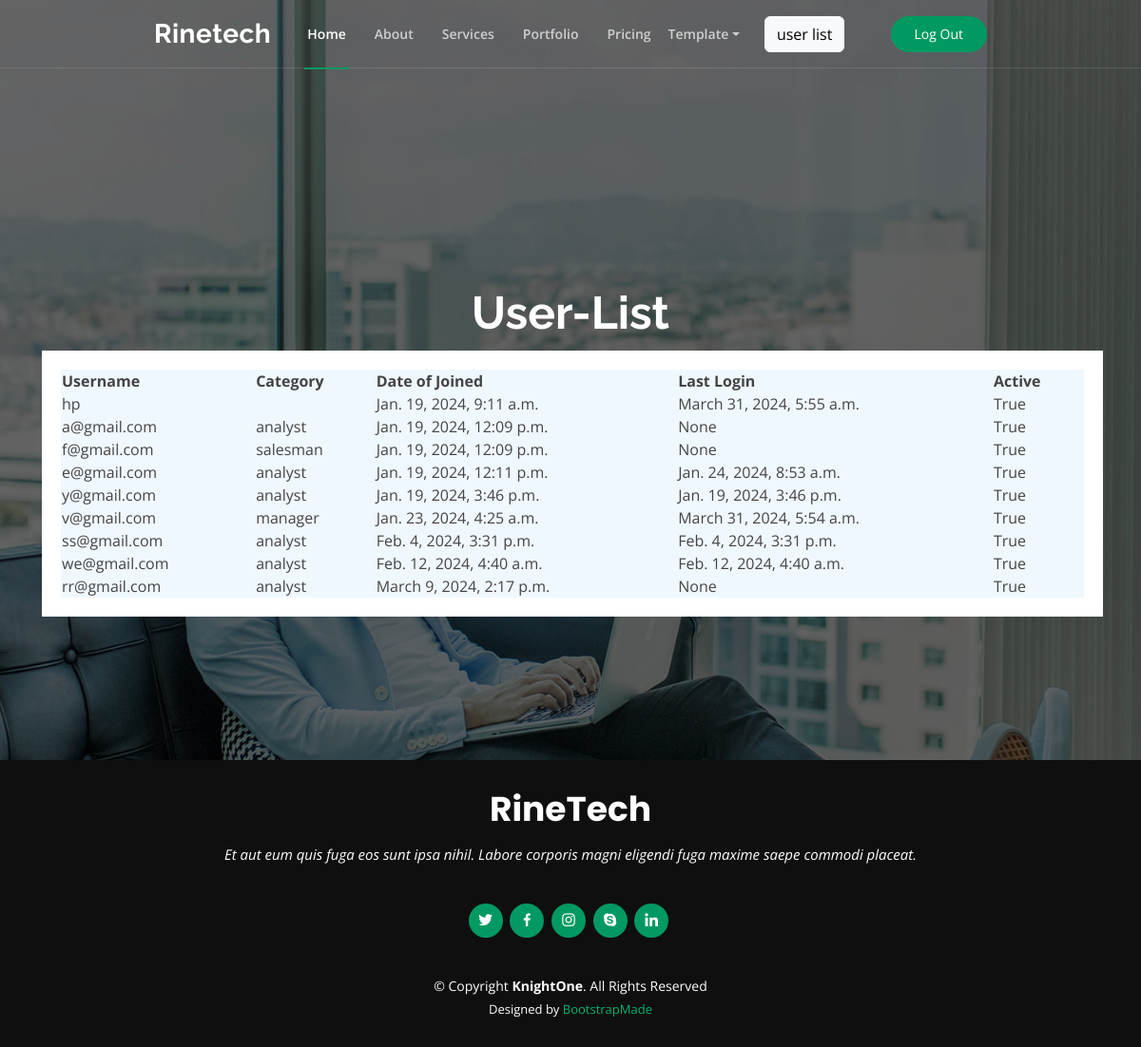
/auth/user-list/ (signed in), run on the app's committed database.
### authentication/models.py (models this page shows)
class CustomUser(AbstractUser):
    USER_CATEGORIES = (
        ('analyst', 'Analyst'),
        ('controller', 'Controller'),
        ('manager', 'Manager'),
    )
    user_category = models.CharField(max_length=20, choices=USER_CATEGORIES)

### authentication/views.py (the view)
# urls.py: path('user-list/', user_list, name='user_list'),
def user_list(request):
    users = CustomUser.objects.all()
    return render(request, 'user_list.html', {'users': users})

### templates/user_list.html (shortened to what this page needs)
{% extends "base.html" %} {% block body %}
<section id="hero" class="d-flex flex-column justify-content-center">
  <div class="container">
    <div class="container mt-2">
      <div class="row">
        <h1>User-List</h1>
          <table style="background-color: aliceblue; border:20px solid white; margin: 2px; padding:10px;">
            <thead>
              <tr>
                <th>Username</th>
                <th>Category</th>
                <th>Date of Joined</th>
                <th>Last Login</th>
                <th>Active</th>
              </tr>
            </thead>
            <tbody>
              {% for user in users %}
              <tr>
                <td>{{ user.username }}</td>
                <td>{{ user.user_category }}</td>
                <td>{{user.date_joined}}</td>
                <td>{{user.last_login}}</td>
                <td>{{user.is_active}}</td>
              </tr>
              {% endfor %}
            </tbody>
          </table>
      </div>
    </div>
  </div>
</section>
{% endblock body %}

### static/assets/css/style.css (style rules this page uses)
body { font-family: "Open Sans", sans-serif; color: #444444; }
h1, h2, h3, h4, h5, h6 { font-family: "Raleway", sans-serif; }
#hero { width: 100%; height: 100vh; background: url("../img/hero-bg.jpg") top center; background-size: cover; position: relative; }
#hero:before { content: ""; background: rgba(0, 0, 0, 0.6); position: absolute; bottom: 0; top: 0; left: 0; right: 0; }
#hero .container { padding-top: 72px; position: relative; text-align: center; }
#hero h1 { margin: 0 0 10px 0; font-size: 48px; font-weight: 700; line-height: 56px; color: #fff; }
@media (min-width: 1024px) { #hero { background-attachment: fixed; } }
section { padding: 80px 0; overflow: hidden; }

### data on the page
CustomUser: username "hp", date_joined "Jan. 19, 2024, 9:11 a.m.", last_login "March 31, 2024, 5:55 a.m.", is_active "True"
CustomUser: username "a@gmail.com", user_category "analyst", date_joined "Jan. 19, 2024, 12:09 p.m.", last_login "None", is_active "True"
CustomUser: username "f@gmail.com", user_category "salesman", date_joined "Jan. 19, 2024, 12:09 p.m.", last_login "None", is_active "True"
CustomUser: username "e@gmail.com", user_category "analyst", date_joined "Jan. 19, 2024, 12:11 p.m.", last_login "Jan. 24, 2024, 8:53 a.m.", is_active "True"
CustomUser: username "y@gmail.com", user_category "analyst", date_joined "Jan. 19, 2024, 3:46 p.m.", last_login "Jan. 19, 2024, 3:46 p.m.", is_active "True"
CustomUser: username "v@gmail.com", user_category "manager", date_joined "Jan. 23, 2024, 4:25 a.m.", last_login "March 31, 2024, 5:54 a.m.", is_active "True"
CustomUser: username "ss@gmail.com", user_category "analyst", date_joined "Feb. 4, 2024, 3:31 p.m.", last_login "Feb. 4, 2024, 3:31 p.m.", is_active "True"
CustomUser: username "we@gmail.com", user_category "analyst", date_joined "Feb. 12, 2024, 4:40 a.m.", last_login "Feb. 12, 2024, 4:40 a.m.", is_active "True"
CustomUser: username "rr@gmail.com", user_category "analyst", date_joined "March 9, 2024, 2:17 p.m.", last_login "None", is_active "True"
